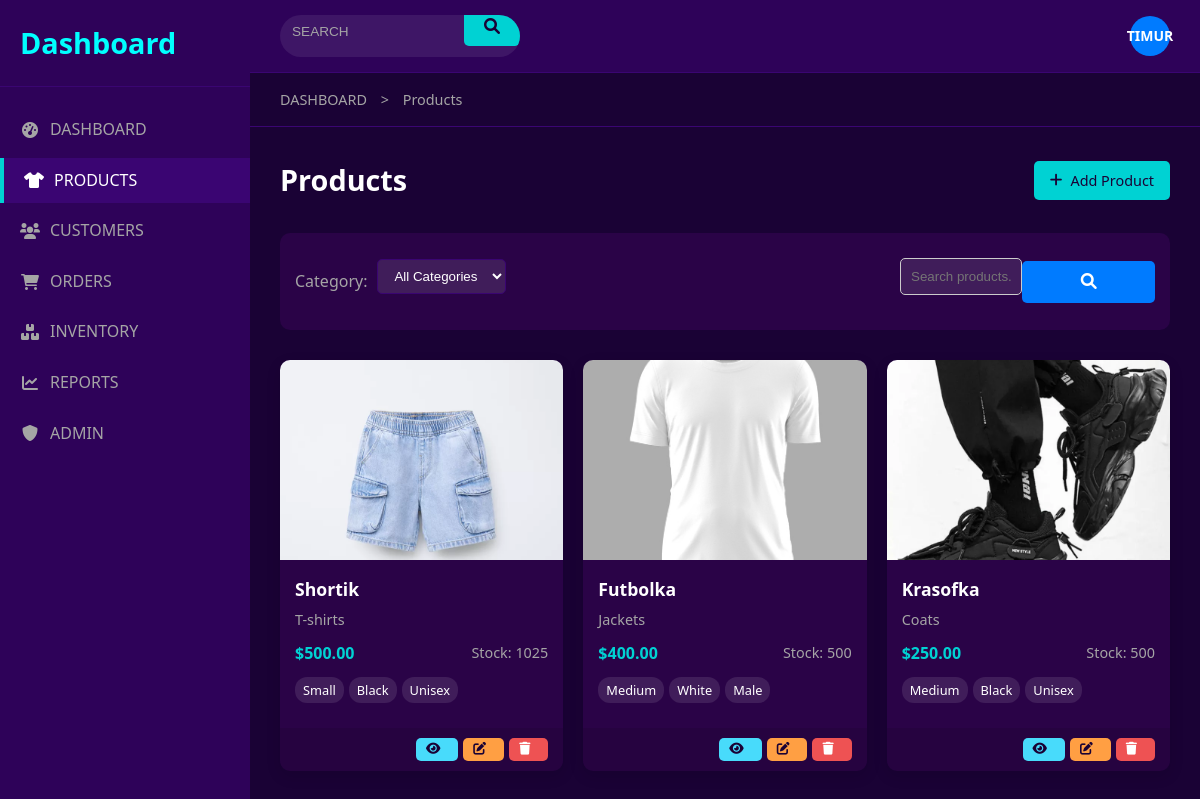
The page /products/ (signed in) on the database its author committed.
### products/models.py (models this page shows, shortened)
class Product(TimeStampedModel):
    SIZE_CHOICES = [
        ('XS', 'Extra Small'),
        ('S', 'Small'),
        ('M', 'Medium'),
        ('L', 'Large'),
        ('XL', 'Extra Large'),
        ('XXL', 'Double Extra Large'),
    ]
    GENDER_CHOICES = [
        ('M', 'Male'),
        ('F', 'Female'),
        ('U', 'Unisex'),
    ]
    name = models.CharField(max_length=200)
    category = models.ForeignKey(Category, on_delete=models.CASCADE, related_name='products')
    description = models.TextField(blank=True, null=True)
    price = models.DecimalField(max_digits=10, decimal_places=2)
    cost_price = models.DecimalField(max_digits=10, decimal_places=2)
    size = models.CharField(max_length=3, choices=SIZE_CHOICES)
    gender = models.CharField(max_length=1, choices=GENDER_CHOICES, default='U')
    color = models.CharField(max_length=50)
    stock_quantity = models.PositiveIntegerField(default=0)
    image = models.ImageField(upload_to='products/', blank=True, null=True)
    is_active = models.BooleanField(default=True)

class Category(TimeStampedModel):
    name = models.CharField(max_length=100)
    description = models.TextField(blank=True, null=True)
    class Meta:
        verbose_name_plural = "Categories"

### products/views.py (the view)
# urls.py: path('', views.product_list, name='list'),
@login_required
def product_list(request):
    search = request.GET.get('search', '')
    category_id = request.GET.get('category', '')
    products = Product.objects.all()
    if search:
        products = products.filter(
            Q(name__icontains=search) |
            Q(description__icontains=search) |
            Q(color__icontains=search)
        )
    if category_id:
        products = products.filter(category_id=category_id)
    categories = Category.objects.all()
    context = {
        'products': products,
        'categories': categories,
        'selected_category': category_id
    }
    return render(request, 'products/product_list.html', context)

### templates/products/product_list.html (shortened to what this page needs)
{% extends 'core/base.html' %}
{% block breadcrumb %}
    <span>&gt;</span> <a href="{% url 'products:list' %}">Products</a>
{% endblock %}
{% block content %}
<div class="product-list-container">
    <div class="page-header">
        <h2>Products</h2>
        <a href="{% url 'products:create' %}" class="btn btn-primary">
            <i class="fas fa-plus"></i> Add Product
        </a>
    </div>
    <div class="filters">
        <form method="get" class="filter-form">
            <div class="filter-group">
                <label for="category">Category:</label>
                <select name="category" id="category" onchange="this.form.submit()">
                    <option value="">All Categories</option>
                </select>
            </div>
            <div class="filter-group search-group">
                <input type="text" name="search" placeholder="Search products..." value="{{ request.GET.search }}">
                <button type="submit"><i class="fas fa-search"></i></button>
            </div>
        </form>
    </div>
    <div class="product-grid">
        {% for product in products %}
            <div class="product-card">
                <div class="product-image">
                    {% if product.image %}
                        <img src="{{ product.image.url }}" alt="{{ product.name }}">
                    {% else %}
                        <div class="no-image">
                            <i class="fas fa-tshirt"></i>
                        </div>
                    {% endif %}
                </div>
                <div class="product-info">
                    <h3>{{ product.name }}</h3>
                    <p class="product-category">{{ product.category.name }}</p>
                    <div class="product-details">
                        <span class="product-price">${{ product.price }}</span>
                        <span class="product-stock">Stock: {{ product.stock_quantity }}</span>
                    </div>
                    <div class="product-attributes">
                        <span class="attribute">{{ product.get_size_display }}</span>
                        <span class="attribute">{{ product.color }}</span>
                        <span class="attribute">{{ product.get_gender_display }}</span>
                    </div>
                </div>
                <div class="product-actions">
                    <a href="{% url 'products:detail' product.id %}" class="btn btn-sm btn-info">
                        <i class="fas fa-eye"></i>
                    </a>
                    <a href="{% url 'products:update' product.id %}" class="btn btn-sm btn-warning">
                        <i class="fas fa-edit"></i>
                    </a>
                    <a href="{% url 'products:delete' product.id %}" class="btn btn-sm btn-danger">
                        <i class="fas fa-trash"></i>
                    </a>
                </div>
            </div>
        {% empty %}
            <div class="empty-state">
                <i class="fas fa-box-open"></i>
                <p>No products found.</p>
                <a href="{% url 'products:create' %}" class="btn btn-primary">Add Product</a>
            </div>
        {% endfor %}
    </div>
</div>
{% endblock %}

### templates/core/base.html (shortened to what this page needs)
<!DOCTYPE html>
<html lang="en">
<head>
    {% load static %}
    <link rel="stylesheet" href="{% static 'css/styles.css' %}">
    <link rel="stylesheet" href="https://cdnjs.cloudflare.com/ajax/libs/font-awesome/6.0.0-beta3/css/all.min.css">
</head>
<body>
    <div class="container">
        <aside class="sidebar">
            <div class="sidebar-header">
                <h1>Dashboard</h1>
            </div>
            <nav class="sidebar-nav">
                <ul>
                    <li class="{% if request.path == '/' %}active{% endif %}">
                        <a href="{% url 'dashboard:index' %}">
                            <i class="fas fa-tachometer-alt"></i>
                            <span>DASHBOARD</span>
                        </a>
                    </li>
                    <li class="{% if '/products/' in request.path %}active{% endif %}">
                        <a href="{% url 'products:list' %}">
                            <i class="fas fa-tshirt"></i>
                            <span>PRODUCTS</span>
                        </a>
                    </li>
                    <li class="{% if '/customers/' in request.path %}active{% endif %}">
                        <a href="{% url 'customers:customer_list' %}">
                            <i class="fas fa-users"></i>
                            <span>CUSTOMERS</span>
                        </a>
                    </li>
                    <li class="{% if '/orders/' in request.path %}active{% endif %}">
                        <a href="{% url 'orders:list' %}">
                            <i class="fas fa-shopping-cart"></i>
                            <span>ORDERS</span>
                        </a>
                    </li>
                    <li class="{% if '/inventory/' in request.path %}active{% endif %}">
                        <a href="{% url 'inventory:list' %}">
                            <i class="fas fa-boxes"></i>
                            <span>INVENTORY</span>
                        </a>
                    </li>
                    <li class="{% if '/reports/' in request.path %}active{% endif %}">
                        <a href="{% url 'reports:index' %}">
                            <i class="fas fa-chart-line"></i>
                            <span>REPORTS</span>
                        </a>
                    </li>
                    {% if user.is_superuser %}
                    <li class="{% if '/admin/' in request.path %}active{% endif %}">
                        <a href="{% url 'admin:index' %}">
                            <i class="fas fa-shield-alt"></i>
                            <span>ADMIN</span>
                        </a>
                    </li>
                    {% endif %}
                </ul>
            </nav>
        </aside>
        <main class="main-content">
            <header class="top-bar">
                <div class="search-bar">
                    <form method="get">
                        <input type="text" name="search" placeholder="SEARCH" value="{{ request.GET.search }}">
                        <button type="submit"><i class="fas fa-search"></i></button>
                    </form>
                </div>
                <div class="user-actions">
                    <div class="user-profile">
                        {% if user.is_authenticated %}
                            <div class="user-avatar-initial blue-bg">
                                {{ user.username|upper }}
                            </div>
                        {% else %}
                            <span>LOGIN</span>
                            <a href="{% url 'accounts:login' %}">
                                <i class="fas fa-sign-in-alt"></i>
                            </a>
                        {% endif %}
                    </div>
                </div>
            </header>
            <div class="breadcrumb">
                <a href="{% url 'dashboard:index' %}">DASHBOARD</a>
                {% block breadcrumb %}{% endblock %}
            </div>
            <div class="content">
                {% block content %}{% endblock %}
            </div>
        </main>
    </div>
</body>
</html>

### rows shown on the page
Product: image (picture), name "Shortik", category.name "T-shirts", price "500.00", stock_quantity "1025", size "Small", color "Black", gender "Unisex"
Product: image (picture), name "Futbolka", category.name "Jackets", price "400.00", stock_quantity "500", size "Medium", color "White", gender "Male"
Product: image (picture), name "Krasofka", category.name "Coats", price "250.00", stock_quantity "500", size "Medium", color "Black", gender "Unisex"

### other values the page prints
{{ user.username|upper }} "TIMUR"
